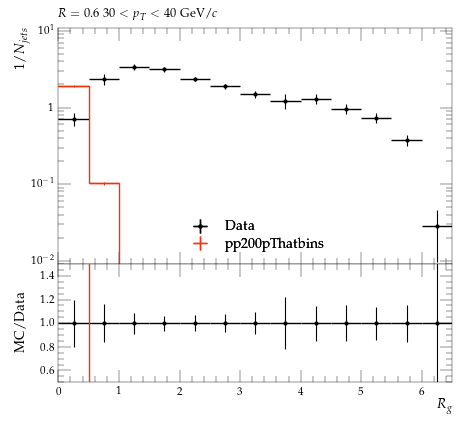

This figure's Python source:
#! /usr/bin/env python3

# This Python script was auto-generated using YODA v2.1.0.
# Analysis object: /STAR_2020_I1783875/d25-x01-y01
# Timestamp: 08-10-2025 (02:59:01)

import matplotlib as mpl
import matplotlib.pyplot as plt
mpl.use('Agg') # comment out for interactive use
import os
import numpy as np
from numpy import nan, inf

plotDir = os.path.split(os.path.realpath(__file__))[0]
if 'YODA_USER_PLOT_PATH' in globals():
    plot_outdir = globals()['YODA_USER_PLOT_PATH']
else:
    plot_outdir = plotDir

#plot style
plt.style.use(os.path.join(plotDir, '../default.mplstyle'))
# plot metadata
figW, figH = plt.rcParams['figure.figsize']
ax_xLabel = r'$R_{g}$'
ax_yLabel = r'$1/N_{jets}$'
ax_title  = r'$R=0.6 ~ 30 < p_{T} < 40$ GeV/$c$'
ax_xScale = 'linear'
ax_yScale = 'log'
xLims = (0.0, 6.5)
yLims = (0.009000000000000001, 11.0)

# TeX-friendly labels for the legend
labels = {
    'legend' : ([ r"Data", r"pp200pThatbins" ], r""),
}

# Adjust canvas width and height
canvasW = 10.0
canvasH = 9.0
figW *= canvasW/10.
figH *= canvasH/9.

# Create figure and axis objects
fig, (ax, ratio0_ax) = plt.subplots(2, 1, sharex=True,
                  figsize=(figW,figH), gridspec_kw={'height_ratios': (6.0, 3.0)})

# Set figure margins
plt.subplots_adjust(
    left   = 1.0 * plt.rcParams['figure.subplot.left'],
    right  = 1.0 * plt.rcParams['figure.subplot.right'],
    top    = 1.0 * plt.rcParams['figure.subplot.top'],
    bottom = 1.0 * plt.rcParams['figure.subplot.bottom'])

ratio0_ax.yaxis.set_major_locator(mpl.ticker.MultipleLocator(0.2))
ratio0_ax.set_ylim(0.5, 1.4999)
ratio0_ax.set_ylabel('MC/Data')

# the numerical data is stored in a separate file
dataf = dict()
prefix = os.path.split(__file__)[0]
if prefix:    prefix = prefix + '/'
exec(open(prefix+'d25-x01-y01__data.py').read(), dataf)


legend_handles = dict() # keep track of handles for the legend

# style options for curves
# starts at zorder>=5 to draw curve on top of legend
styles = {
  'Data': {
    'color' : 'black',
    'linestyle' : '-',
    'linewidth' : 1,
    'marker' : 'o',
    'markersize' : 2,
    'capsize' : 0.0,
    'zorder' : 5,
    'histstyle' : 0,
    'drawstyle' : 'steps-pre',
    'xerrorbars' : 1,
    'yerrorbars' : 1,
    'fillcolor' : None,
    'fillopacity' : 1.0,
    'ratio0_linestyle' : '-',
    'ratio0_linewidth' : 1,
    'ratio0_marker' : 'o',
    'ratio0_markersize' : 2,
    'ratio0_capsize' : 0.0,
    'ratio0_zorder' : 5,
    'ratio0_histstyle' : 0,
    'ratio0_drawstyle' : 'steps-pre',
    'ratio0_xerrorbars' : 1,
    'ratio0_yerrorbars' : 1,
  },
  'pp200pThatbins.yoda': {
    'color' : '#EE3311',
    'linestyle' : '-',
    'linewidth' : 1,
    'marker' : 'none',
    'markersize' : 2,
    'capsize' : 0.0,
    'zorder' : 6,
    'histstyle' : 1,
    'drawstyle' : 'steps-pre',
    'xerrorbars' : 1,
    'yerrorbars' : 1,
    'fillcolor' : None,
    'fillopacity' : 1.0,
    'ratio0_linestyle' : '-',
    'ratio0_linewidth' : 1,
    'ratio0_marker' : 'none',
    'ratio0_markersize' : 2,
    'ratio0_capsize' : 0.0,
    'ratio0_zorder' : 6,
    'ratio0_histstyle' : 1,
    'ratio0_drawstyle' : 'steps-pre',
    'ratio0_xerrorbars' : 1,
    'ratio0_yerrorbars' : 1,
  },
}

# curve from input yoda files in main panel
for label, yvals in dataf['yvals'].items():
    if all(np.isnan(v) for v in dataf['yvals'][label]):
        continue
    tmp = None
    if styles[label]['histstyle']: # draw as histogram
        xpos = dataf['xedges'][label] if styles[label]['drawstyle'] else dataf['xpoints'][label]
        ypos = np.insert(yvals, 0, yvals[0]) if styles[label]['drawstyle'] else yvals
        if styles[label]['fillcolor']: # fill area below curve
            ax.fill_between(xpos, ypos, step='pre',
                            color=styles[label]['fillcolor'],
                            alpha=styles[label]['fillopacity'])
        tmp, = ax.plot(xpos, ypos,
                       color=styles[label]['color'],
                       linestyle=styles[label]['linestyle'],
                       linewidth=styles[label]['linewidth'],
                       drawstyle=styles[label]['drawstyle'], solid_joinstyle='miter',
                       zorder=styles[label]['zorder'], label=label)
    tmp = ax.errorbar(dataf['xpoints'][label], yvals,
                      xerr=np.array(dataf['xerrs'][label])*styles[label]['xerrorbars'],
                      yerr=np.array(dataf['yerrs'][label])*styles[label]['yerrorbars'],
                      fmt=styles[label]['marker'], capsize=styles[label]['capsize'],
                      markersize=styles[label]['markersize'],
                      ecolor=styles[label]['color'],
                      color=styles[label]['color'], zorder=styles[label]['zorder'])
    tmp[-1][0].set_linestyle(styles[label]['linestyle'])
    tmp[-1][0].set_linewidth(styles[label]['linewidth'])
    if label in dataf['add_legend_handle']:  legend_handles[label] = tmp
    for varLabel in dataf['variation_yvals'].keys():
        if varLabel.startswith(label):
            tmp, = ax.plot(dataf['xedges'][label], dataf['variation_yvals'][varLabel],
                           color=styles[label]['color'],
                           linestyle=styles[label]['linestyle'],
                           linewidth=styles[label]['linewidth'],
                           drawstyle='steps-pre', solid_joinstyle='miter',
                           zorder=styles[label]['zorder'], alpha=0.5)


# plots on ratio panel
# curve from input yoda files in ratio panel
for label, yvals in dataf['ratio0_yvals'].items():
    if all(np.isnan(v) for v in yvals):
        continue
    if styles[label]['ratio0_histstyle']: # plot as histogram
        xpos = dataf['xedges']['Data'] if styles[label]['ratio0_drawstyle'] else dataf['xpoints']['Data']
        ypos = np.insert(yvals, 0, yvals[0]) if styles[label]['ratio0_drawstyle'] else yvals
        ratio0_ax.plot(xpos, ypos,
                       color=styles[label]['color'],
                       linewidth=styles[label]['linewidth'],
                       linestyle=styles[label]['ratio0_linestyle'],
                       drawstyle=styles[label]['ratio0_drawstyle'], zorder=styles[label]['zorder'],
                       solid_joinstyle='miter')
    tmp = ratio0_ax.errorbar(dataf['xpoints']['Data'], yvals,
                             xerr=np.array(dataf['ref_xerrs'])*styles[label]['ratio0_xerrorbars'],
                             yerr=np.array(dataf['ratio0_yerrs'][label])*styles[label]['ratio0_yerrorbars'],
                             fmt=styles[label]['ratio0_marker'], capsize=styles[label]['ratio0_capsize'],
                             markersize=styles[label]['ratio0_markersize'],
                             ecolor=styles[label]['color'],
                             color=styles[label]['color'])
    tmp[-1][0].set_linestyle(styles[label]['ratio0_linestyle'])
    tmp[-1][0].set_linewidth(styles[label]['ratio0_linewidth'])

    for varlabel in dataf['ratio0_variation_vals'].keys():
        if varlabel.startswith(label):
            ratio0_ax.plot(dataf['xedges']['Data'],
                            dataf['ratio0_variation_vals'][varlabel],
                            color=styles[label]['color'],
                            linestyle=styles[label]['linestyle'],
                            linewidth=styles[label]['linewidth'],
                            drawstyle='steps-pre', solid_joinstyle='miter',
                            zorder=1, alpha=0.5)

legend_items = list(legend_handles.values())
ax.add_artist(ax.legend(legend_items,
                        labels['legend'][0],
                        title=labels['legend'][1],
                        alignment='left',
                        loc='lower center',
                        bbox_to_anchor=(0.5, 0.0)))

# set plot metadata as defined above
ratio0_ax.set_xlabel(ax_xLabel)
ratio0_ax.xaxis.set_label_coords(1., -0.15)
ax.set_ylabel(ax_yLabel, ha='right', va='top')
ax.yaxis.set_label_coords(-0.11, 1.0)
ax.set_title(ax_title, loc='left')
ax.set_xscale(ax_xScale)
ax.set_yscale(ax_yScale)
ax.set_xlim(xLims)
ax.set_ylim(yLims)

# tick formatting
plt.rcParams['xtick.top'] = True
plt.rcParams['ytick.right'] = True
ax.yaxis.set_major_locator(mpl.ticker.LogLocator(base=10.0, numticks=np.inf))
ax.yaxis.set_minor_locator(mpl.ticker.LogLocator(
                           base=10.0, subs=np.arange(0.1, 1, 0.1), numticks=np.inf))
fig.align_ylabels((ax, ratio0_ax))
plt.savefig(os.path.join(plot_outdir, 'd25-x01-y01.pdf'), format='PDF')
plt.savefig(os.path.join(plot_outdir, 'd25-x01-y01.png'), format='PNG')

plt.close(fig)
